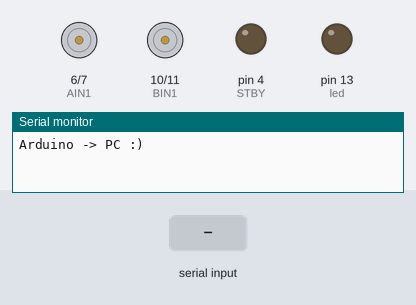
The sketch below on a simulated Arduino Uno, built with avr-gcc and run on an emulated ATmega328P. Shown: motor-driver pin pairs drawn as motors (green arrow = first pin HIGH = forward, orange = second pin HIGH = backward, longer = more drive, scaled by the enable pin, stopped while the standby pin is LOW), output pins drawn as LEDs (lit = HIGH), the last lines printed to the serial monitor. The inputs (shaded band) are chosen by the test bench.

Above: at 1.2 s.
1.3 s: "<90,45,200>" received over the second serial link
At 1.9 s:
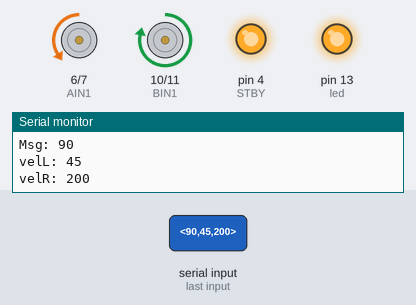
4.3 s: "<30,150,10>" received over the second serial link
At 5.3 s:
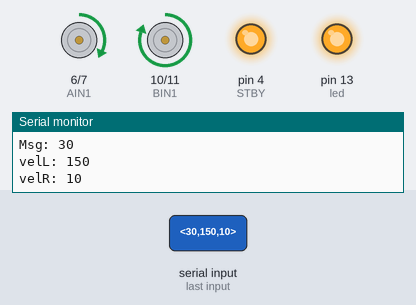
7.3 s: "<90,45>" received over the second serial link
At 7.6 s:
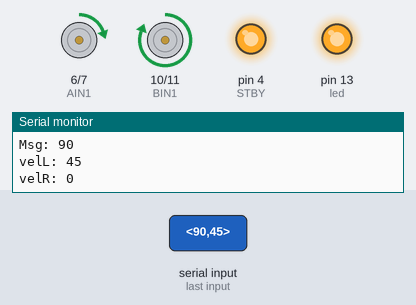
10.3 s: "<1>" received over the second serial link
At 12.6 s:
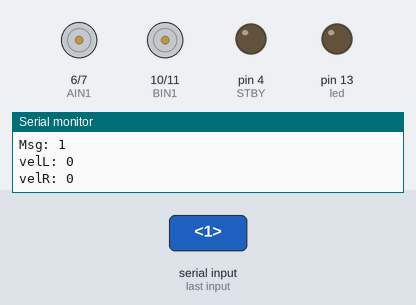
13.3 s: "<0>" received over the second serial link
At 14.6 s:
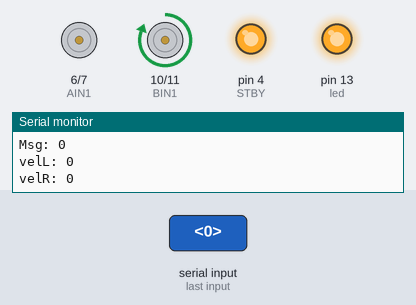
16.3 s: "<5>" received over the second serial link
At 19.6 s:
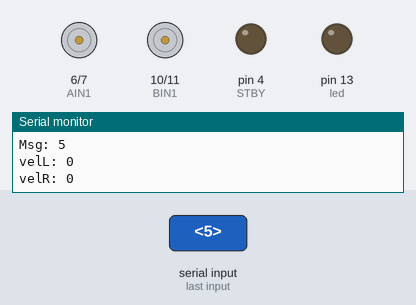
Timing chart, 0 to 20.3 s (numbered marks = the images above; inputs shaded):
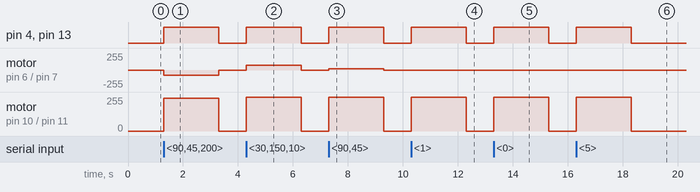

Measured:
- after the input at 1.3 s, pin 4 (STBY), pin 13 (led): LOW → HIGH at once, → LOW 2.0 s later; motor on pin 6 (AIN1) / pin 7 (AIN2): stopped → backward 78/255 at once, → stopped 2.0 s later; motor on pin 10 (BIN1) / pin 11 (BIN2): stopped → forward 246/255 at once, → stopped 2.0 s later
- after the input at 4.3 s, pin 4 (STBY), pin 13 (led): LOW → HIGH at once, → LOW 2.0 s later; motor on pin 6 (AIN1) / pin 7 (AIN2): stopped → forward 70/255 at once, → stopped 2.0 s later; motor on pin 10 (BIN1) / pin 11 (BIN2): stopped → forward 253/255 at once, → stopped 2.0 s later
- after the input at 7.3 s, pin 4 (STBY), pin 13 (led): LOW → HIGH at once, → LOW 2.0 s later; motor on pin 6 (AIN1) / pin 7 (AIN2): stopped → forward 22/255 at once, → stopped 2.0 s later; motor on pin 10 (BIN1) / pin 11 (BIN2): stopped → forward 255/255 at once, → stopped 2.0 s later
- after the input at 10.3 s, pin 4 (STBY), pin 13 (led): LOW → HIGH at once, → LOW 2.0 s later; motor on pin 10 (BIN1) / pin 11 (BIN2): stopped → forward 255/255 at once, → stopped 2.0 s later
- after the input at 13.3 s, pin 4 (STBY), pin 13 (led): LOW → HIGH at once, → LOW 2.0 s later; motor on pin 10 (BIN1) / pin 11 (BIN2): stopped → forward 255/255 at once, → stopped 2.0 s later
- after the input at 16.3 s, pin 4 (STBY), pin 13 (led): LOW → HIGH at once, → LOW 2.0 s later; motor on pin 10 (BIN1) / pin 11 (BIN2): stopped → forward 255/255 at once, → stopped 2.0 s later

The sketch:

BridgeTest.ino
```cpp
//======================== Init ========================
//--------------- General ---------------
#include<SoftwareSerial.h>
const int led = 13;

//--------------- Motors ---------------
//Motor A (Left)
const int PWMA = 3; //Speed control
const int AIN1 = 6; //Direction
const int AIN2 = 7; //Direction

//Motor B (Right)
const int PWMB = 5; //Speed control
const int BIN1 = 10; //Direction
const int BIN2 = 11; //Direction

const int STBY = 4; //standby

//--------------- Motor Move Func ---------------
boolean dir1;
boolean dir2;
const int L_minThr = -10;
const int L_maxThr = 10;
const int R_minThr = -10;
const int R_maxThr = 10;

//--------------- Joystick ---------------
const int joyHpin = 0;
const int joyVpin = 1;
//const int JoySpin = 3;
int joyH = 512, joyV = 512;
long Xinv, X, Y;
int V, W; // V = R+L; W = R-L;
int velL, velR;

//--------------- BT ---------------
const int BT_rx = 8;
const int BT_tx = 9;
char BT_data = 0;
SoftwareSerial BTserial(BT_rx, BT_tx);

//--------------- BT Parse ---------------
const byte numChars = 32;
char receivedChars[numChars];
char tempChars[numChars];        // temporary array for use when parsing

// variables to hold the parsed data
char BT_Msg[numChars] = {0};
int BT_joyH = 512;
int BT_joyV = 512;

boolean newData = false;
boolean BT_enabled = true;                           // BT or Joystick flag
unsigned long previousMillis = 0;         // will store last time BT data was updated
unsigned long currentMillis = 0;
const long BT_timeout = 2000;             // BT timeout (milliseconds). Zero H,V values after timeout.

//======================== Setup ========================

void setup() {
  //--------------- H-Bridge ---------------
  pinMode(STBY, OUTPUT);

  pinMode(PWMA, OUTPUT);
  pinMode(AIN1, OUTPUT);
  pinMode(AIN2, OUTPUT);

  pinMode(PWMB, OUTPUT);
  pinMode(BIN1, OUTPUT);
  pinMode(BIN2, OUTPUT);

  //--------------- LED ---------------
  pinMode(led, OUTPUT);
  digitalWrite(led, LOW);

  //--------------- Joystick ---------------
  pinMode(joyHpin, INPUT);
  pinMode(joyVpin, INPUT);
  //pinMode(joySpin, INPUT);

  //--------------- Serial: PC <-> Arduino ---------------
  Serial.begin(115200);
  while (!Serial) {
    ; // wait for serial port to connect. Needed for native USB port only
  }
  Serial.println("Arduino -> PC :)");

  //--------------- Serial: Arduino <-> BT ---------------
  BTserial.begin(9600);
  BTserial.println("Arduino -> BT :)");
  BTserial.println("Expecting: <[Msg], [Hor], [Ver]>");
  BTserial.println();
}


//======================== Loop ========================

void loop() {
  if(BT_enabled){
    BT_to_HV();   // read HV from BT
  } else {
    read_JoyHV(); // read HV from joystick
  }               //joyH, joyV

  //print_HV();

  HV_to_LR();     //velL, velR

  //print_LR();

  LR_to_Motors(velL, velR);
}


//======================== Functions ========================

//--------------- Joystick -> HV ---------------
void read_JoyHV(){
  joyH = analogRead(joyHpin);
  joyV = analogRead(joyVpin);
}


//--------------- HV -> LR ---------------
// HV: (0-1023) => LR: (-255,255)
void HV_to_LR(){
  //Xinv: (0-1023) -> (-255,...,0,1,..,256)
  //   X: (0-1023) -> (-256,..,-1,0,..,255)
  //   Y: (0-1023) -> (-255,...,0,1,..,256)
  Xinv = joyH/2-255;
  X = -Xinv;
  Y = joyV/2-255;

  //X: (-256,..,-1,0,..,255) -> (-255,..,0,0,..255)
  //Y: (-255,...,0,1,..,256) -> (-255,..,0,0,..255)
  X = (X < 0) ? (X + 1) : X;
  Y = (Y > 0) ? (Y - 1) : Y;

  V = (255-abs(X))*Y/255 + Y;
  W = (255-abs(Y))*X/255 + X;

  //vel: (-255,..,0,0,..255)
  velL = (V-W)/2;
  velR = (V+W)/2;
}

//--------------- LR -> Motors ---------------
// (-255,-255) <= (velL,velR) <= (255,255)
void LR_to_Motors(int velL, int velR){
  if ((L_minThr <= velL) && (velL <= L_maxThr) && (R_minThr <= velR) && (velR <= R_maxThr)){  // Joystick center => Motors standby
    digitalWrite(led, LOW);
    motorsStop();
  } else {                                                                                    // Joystick move => Motors move
    digitalWrite(led, HIGH);
    motorMove(1, velL>=0 ? velL : -velL, velL>0 ? 0 : 1);
    motorMove(0, velR>=0 ? velR : -velR, velR>0 ? 0 : 1);
  }
}

//--------------- Print HV ---------------
void print_HV(){
  Serial.print("joyH: ");
  Serial.println(joyH);
  Serial.print("joyV: ");
  Serial.println(joyV);
  Serial.println();
}

//--------------- Print LR ---------------
void print_LR(){
  Serial.print("velL: ");
  Serial.println(velL);
  Serial.print("velR: ");
  Serial.println(velR);
  Serial.println();
}

//--------------- Move Motors ---------------
void motorsStop(){
//enable standby
  digitalWrite(STBY, LOW);
}

void motorMove(int motor, int speed, int direction){
//Move specific motor at speed and direction
//motor: 0 for A 1 for B
//speed: 0 is off, and 255 is full speed
//direction: 0 clockwise, 1 counter-clockwise

  digitalWrite(STBY, HIGH); //disable standby

  dir1 = LOW;
  dir2 = HIGH;

  if(direction == 1){
    dir1 = HIGH;
    dir2 = LOW;
  }

  if(motor == 0){
    digitalWrite(AIN1, dir1);
    digitalWrite(AIN2, dir2);
    analogWrite(PWMA, speed);
  }else{
    digitalWrite(BIN1, dir1);
    digitalWrite(BIN2, dir2);
    analogWrite(PWMB, speed);
  }
}

//--------------- Motors Debug ---------------
// Simple debug functions
void moveForward(){
  LR_to_Motors(255,255);
}

void moveBackward(){
  LR_to_Motors(-255,-255);
}

void moveLeft(){
  LR_to_Motors(0,255);
}

void moveRight(){
  LR_to_Motors(255,0);
}


//======================== BT Functions ========================

//--------------- BT -> HV ---------------
void BT_to_HV(){
  recvWithStartEndMarkers();
  currentMillis = millis();
  if (newData == true) {
    previousMillis = currentMillis;
    strcpy(tempChars, receivedChars);
            // this temporary copy is necessary to protect the original data
            //   because strtok() used in parseData() replaces the commas with \0
    parseData_to_MHV();
    print_MHV();
    joyH = constrain(BT_joyH, 0, 1023);
    joyV = constrain(BT_joyV, 0, 1023);
    newData = false;
  }
  if (currentMillis - previousMillis >= BT_timeout){  // no data recieved for at least BT_timeout ms. Center VH.
    joyH = 512;
    joyV = 512;
  }
}

void recvWithStartEndMarkers() {
    static boolean recvInProgress = false;
    static byte ndx = 0;
    char startMarker = '<';
    char endMarker = '>';
    char rc;

    while (BTserial.available() > 0 && newData == false) {
        rc = BTserial.read();

        if (recvInProgress == true) {
            if (rc != endMarker) {
                receivedChars[ndx] = rc;
                ndx++;
                if (ndx >= numChars) {
                    ndx = numChars - 1;
                }
            }
            else {
                receivedChars[ndx] = '\0'; // terminate the string
                recvInProgress = false;
                ndx = 0;
                newData = true;
            }
        }

        else if (rc == startMarker) {
            recvInProgress = true;
        }
    }
}


void parseData_to_MHV() {      // split the data into its parts

    char * strtokIndx; // this is used by strtok() as an index

    strtokIndx = strtok(tempChars,",");   // get the first part - the string
    strcpy(BT_Msg, strtokIndx);    // copy it to BT_Msg

    strtokIndx = strtok(NULL, ",");       // this continues where the previous call left off
    BT_joyH = atoi(strtokIndx);  // convert joystick horizontal to integer

    strtokIndx = strtok(NULL, ",");
    BT_joyV = atoi(strtokIndx);  // convert joystick vertical to integer

}


void print_MHV() {
    Serial.print("Msg: ");
    Serial.println(BT_Msg);
    Serial.print("velL: ");
    Serial.println(BT_joyH);
    Serial.print("velR: ");
    Serial.println(BT_joyV);
}

//--------------- Serial echo PC <-> BT ---------------

void PC_to_BT(){
  // PC -> BT
  while (Serial.available() > 0) {
    delay(1);
    if (Serial.available() >0)
    {
      Serial.println(Serial.available());
      BT_data = Serial.read();
      Serial.write(BT_data);
      BTserial.write(BT_data);
    }
  }
}

void BT_to_PC(){
  while (BTserial.available() > 0) {
    BT_data = BTserial.read();
    Serial.write(BT_data);
    // send this POS further
  }
}
```
